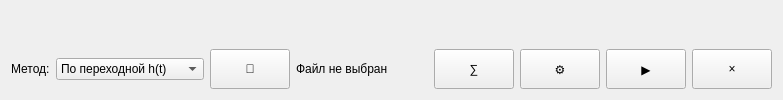
<?xml version="1.0" encoding="UTF-8"?>
<ui version="4.0">
 <class>IdTab</class>
 <widget class="QWidget" name="IdTab">
  <layout class="QVBoxLayout" name="verticalLayout">
   <item>
    <layout class="QHBoxLayout" name="topLayout">
     <item>
      <widget class="QWidget" name="formHost" native="true"/>
     </item>
     <item>
      <spacer name="topSpacer">
       <property name="orientation">
        <enum>Qt::Horizontal</enum>
       </property>
       <property name="sizeHint" stdset="0">
        <size>
         <width>40</width>
         <height>20</height>
        </size>
       </property>
      </spacer>
     </item>
     <item>
      <widget class="QWidget" name="metricsHost" native="true"/>
     </item>
    </layout>
   </item>
   <item>
    <layout class="QHBoxLayout" name="buttonLayout">
     <item>
      <widget class="QLabel" name="methodLabel">
       <property name="text">
        <string>Метод:</string>
       </property>
      </widget>
     </item>
     <item>
      <widget class="QComboBox" name="methodCombo">
       <item>
        <property name="text">
         <string>По переходной h(t)</string>
        </property>
       </item>
       <item>
        <property name="text">
         <string>По клапану / сигналу</string>
        </property>
       </item>
      </widget>
     </item>
     <item>
      <widget class="QPushButton" name="openFileButton">
       <property name="objectName">
        <string notr="true">openFileButton</string>
       </property>
       <property name="toolTip">
        <string>Загрузить экспериментальные данные</string>
       </property>
       <property name="text">
        <string>📂</string>
       </property>
       <property name="minimumSize">
        <size>
         <width>40</width>
         <height>40</height>
        </size>
       </property>
      </widget>
     </item>
     <item>
      <widget class="QLabel" name="fileLabel">
       <property name="text">
        <string>Файл не выбран</string>
       </property>
      </widget>
     </item>
     <item>
      <spacer name="buttonSpacer">
       <property name="orientation">
        <enum>Qt::Horizontal</enum>
       </property>
       <property name="sizeHint" stdset="0">
        <size>
         <width>40</width>
         <height>20</height>
        </size>
       </property>
      </spacer>
     </item>
     <item>
      <widget class="QPushButton" name="idSettingsButton">
       <property name="objectName">
        <string notr="true">idSettingsButton</string>
       </property>
       <property name="toolTip">
        <string>Настройки идентификации (структура ПФ, τ)</string>
       </property>
       <property name="text">
        <string>∑</string>
       </property>
       <property name="minimumSize">
        <size>
         <width>40</width>
         <height>40</height>
        </size>
       </property>
      </widget>
     </item>
     <item>
      <widget class="QPushButton" name="settingsButton">
       <property name="objectName">
        <string notr="true">settingsButton</string>
       </property>
       <property name="toolTip">
        <string>Параметры моделирования</string>
       </property>
       <property name="text">
        <string>⚙</string>
       </property>
       <property name="minimumSize">
        <size>
         <width>40</width>
         <height>40</height>
        </size>
       </property>
      </widget>
     </item>
     <item>
      <widget class="QPushButton" name="identifyButton">
       <property name="objectName">
        <string notr="true">identifyButton</string>
       </property>
       <property name="toolTip">
        <string>Идентифицировать ПФ</string>
       </property>
       <property name="text">
        <string>▶</string>
       </property>
       <property name="minimumSize">
        <size>
         <width>40</width>
         <height>40</height>
        </size>
       </property>
      </widget>
     </item>
     <item>
      <widget class="QPushButton" name="clearButton">
       <property name="objectName">
        <string notr="true">clearButton</string>
       </property>
       <property name="toolTip">
        <string>Очистить</string>
       </property>
       <property name="text">
        <string>×</string>
       </property>
       <property name="minimumSize">
        <size>
         <width>40</width>
         <height>40</height>
        </size>
       </property>
      </widget>
     </item>
    </layout>
   </item>
   <item>
    <layout class="QHBoxLayout" name="chartsLayout"/>
   </item>
  </layout>
 </widget>
 <resources/>
 <connections/>
</ui>
